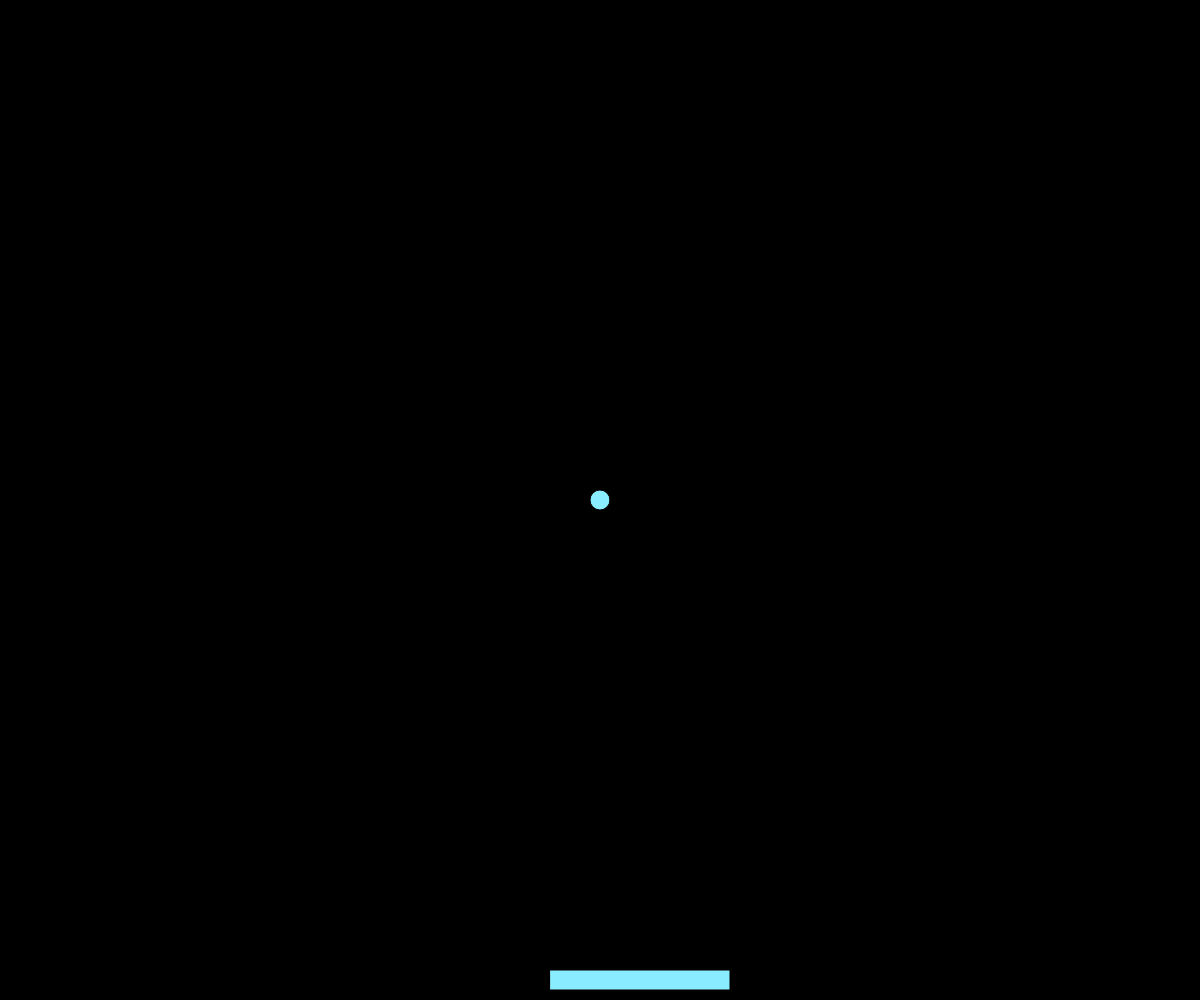
Frame 1 (no input)
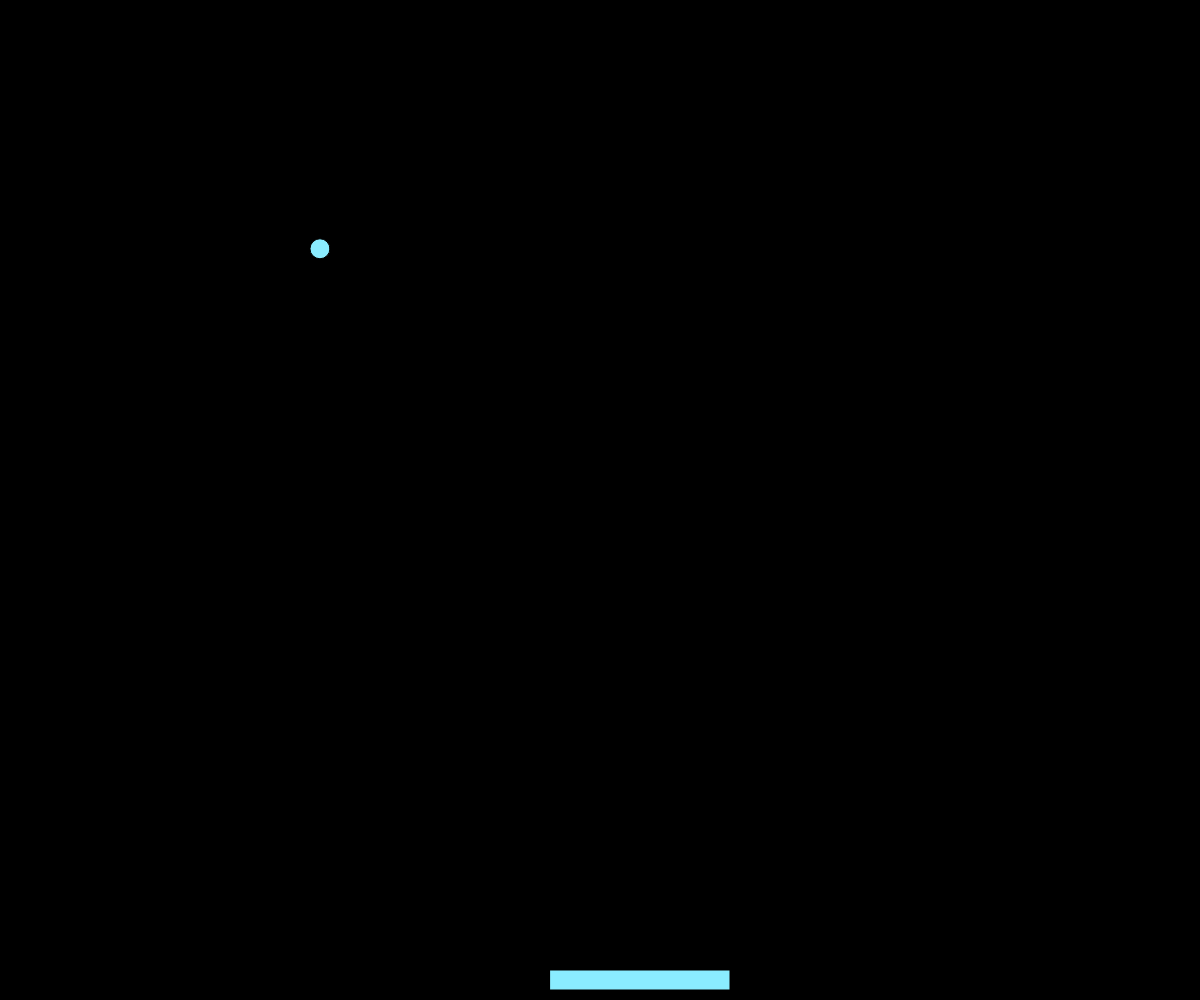
Frame 60 (no input)
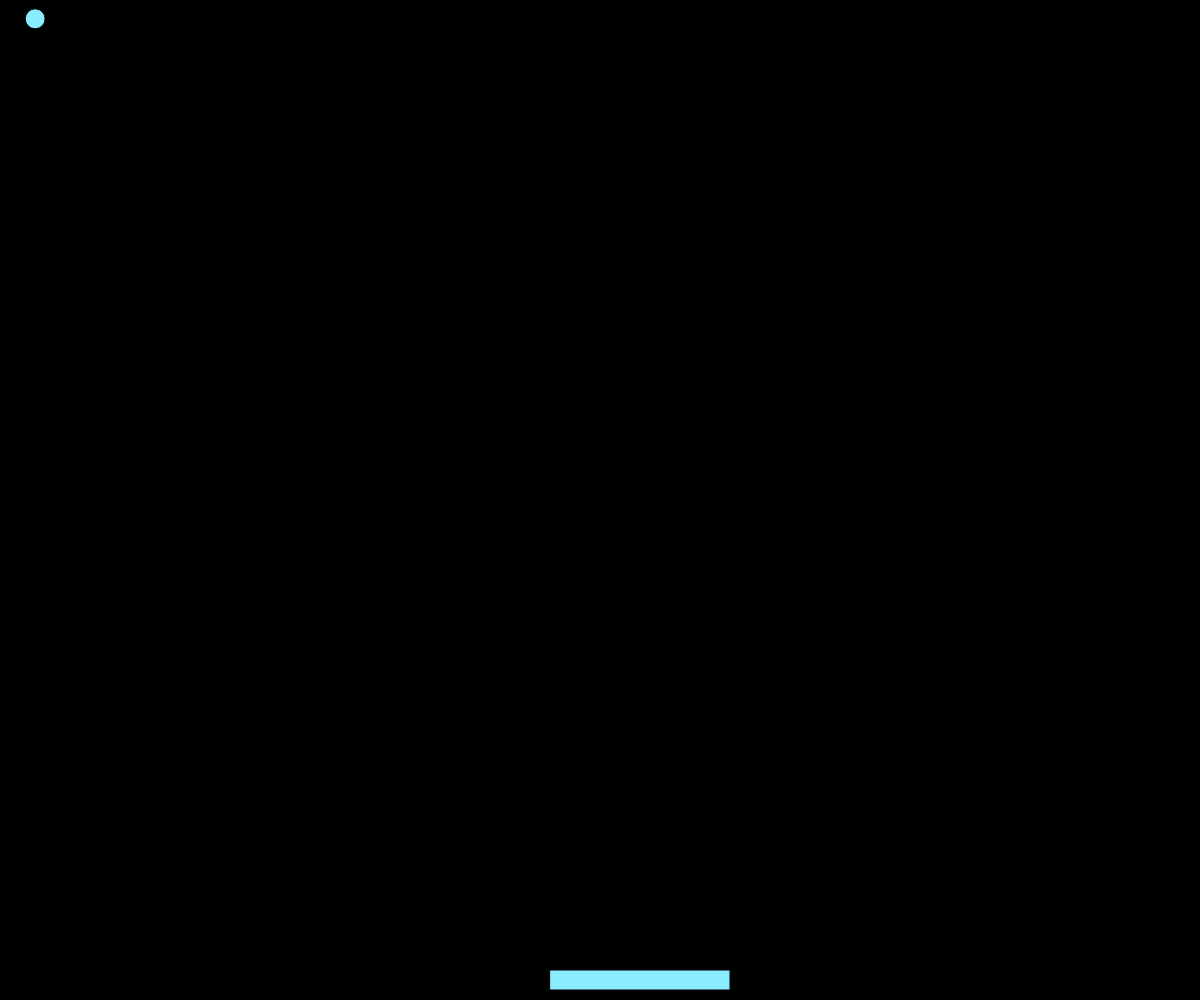
Frame 120 (the mouse pressed at the canvas centre since frame 60)

The p5.js sketch that drew these frames (run headless with seeded random() and noise() and a simulated clock; from frame 60 on, the mouse is pressed at the canvas centre):

// p5.js sketch
// ── sketch.js
// Capstone Coding Project Final
// Dilpreet Singh Sidhu
// 3 May,2024 - Start date
//
// Extra for Experts:
// - describe what you did to take this project "above and beyond"

let BG;
let paddle;
let balls = [];
let bricks = [];
let brickRowCount = 6;
let brickColumnCount = 8;
let brickWidth, brickHeight;
let brickPadding = 10;
let brickOffsetTop = 30;
let brickOffsetLeft = 30;
let score = 0;
let lives = 3;
let powerUps = [];
let paddleBlasters = false;
let multiPaddle = false;
let triplePaddles = [];
let blasterCooldown = 0;


// work needed in draw() column;

function setup() {
  createCanvas(windowWidth, windowHeight);
  paddle = new Paddle();
  createBricks();
  balls.push(new Ball());
}

function draw() {
  background(0);

  paddle.show();
  paddle.move();

  if (multiPaddle) {
    for (let p of triplePaddles) {
      p.show();
    }
  }

  for (let ball of balls) {
    ball.show();
    ball.move();
    ball.checkCollision(paddle);
    if (multiPaddle) {
      for (let p of triplePaddles) {
        ball.checkCollision(p);
      }
    }
  }
}

function createBricks() {
  brickWidth = (width - 2 * brickOffsetLeft) / brickColumnCount - brickPadding;
  brickHeight = 30;
  for (let i = 0; i < brickColumnCount; i++) {
    for (let j = 0; j < brickRowCount; j++) {
      let x = i * (brickWidth + brickPadding) + brickOffsetLeft;
      let y = j * (brickHeight + brickPadding) + brickOffsetTop;
      let special = random() > 0.9 ? (random() > 0.5 ? 'speed' : 'double') : null;
      let chance = random();
      if (chance > 0.95) {
        special = 'passThrough';
      } else if (chance > 0.9) {
        special = 'largeBall';
      } else if (chance > 0.85) {
        special = 'blaster';
      } else if (chance > 0.8) {
        special = 'multiPaddle';
      }
      bricks.push(new Brick(x, y, brickWidth, brickHeight, special));
    }
  }
}

function loseLife() {
  lives--;
  balls = [new Ball()];
}

class Paddle {
  constructor(x = width / 2 - 50) {
    this.width = windowWidth*0.15;
    this.height = 20;
    this.pos = createVector(x, height - this.height - 10);
    this.speed = 10;
  }
  
 
  show() {
    fill(138, 236, 255);
    rect(this.pos.x, this.pos.y, this.width, this.height);
  }
  

  move() {
    if (keyIsDown(LEFT_ARROW)) {
      this.pos.x = constrain(this.pos.x - this.speed, 0, width - this.width);
    } 
    else if (keyIsDown(RIGHT_ARROW)) {
      this.pos.x = constrain(this.pos.x + this.speed, 0, width - this.width);
    }
    
    if (keyIsDown(UP_ARROW)) {
      for (let ball of balls) {
        ball.increaseSpeed();
      }
    }
    else if (keyIsDown(DOWN_ARROW)) {
      for (let ball of balls) {
        ball.decreaseSpeed();
      }
    }
    
    if (paddleBlasters && keyIsDown(32) && blasterCooldown <= 0) { 
      powerUps.push(new Blaster(this.pos.x + this.width / 2, this.pos.y));
      blasterCooldown = 20; 
    }
    
    if (blasterCooldown > 0) {
      blasterCooldown--;
    }
  }
}

class Ball{
  constructor(x = width / 2, y = height / 2) {
    this.pos = createVector(x, y);
    this.radius = 10;
    this.vel = createVector(random(-5, 5), random(-5, -2));
    this.passThrough = false;
  }
  

  show() {
    fill(138, 236, 255);
    ellipse(this.pos.x, this.pos.y, this.radius * 2);
  }
  

  move() {
    this.pos.add(this.vel);
    if (this.pos.x < this.radius || this.pos.x > width - this.radius) {
      this.vel.x *= -1;
    }
    if (this.pos.y < this.radius) {
      this.vel.y *= -1;
    }
  }
  
 
  checkCollision(paddle) {
    if (this.pos.y > height - paddle.height - this.radius &&
        this.pos.x > paddle.pos.x &&
        this.pos.x < paddle.pos.x + paddle.width) {
      let angle = map(this.pos.x, paddle.pos.x, paddle.pos.x + paddle.width, -PI / 4, PI / 4);
      this.vel.x = 5 * cos(angle);
      this.vel.y = -5 * sin(angle);
    }
  }
  

  hits(brick) {
    let d = dist(this.pos.x, this.pos.y, brick.pos.x + brick.width / 2, brick.pos.y + brick.height / 2);
    return d < this.radius + brick.width / 2;
  }  
  

  bounce(brick) {
    if (!this.passThrough) {
      if (this.pos.y < brick.pos.y || this.pos.y > brick.pos.y + brick.height) {
        this.vel.y *= -1;
      } 
      else {
        this.vel.x *= -1;
      }
    }
  }
  
  increaseSpeed() {
    this.vel.mult(1.1);
  }
  

  decreaseSpeed() {
    this.vel.mult(0.9);
  }
  

  increaseSize() {
    this.radius *= 1.5;
  }
}

class Brick {
  constructor(x, y, w, h, special = null) {
    this.pos = createVector(x, y);
    this.width = w;
    this.height = h;
    this.special = special;
  }
  
  show() {
    if (this.special === 'speed') {
      fill(255, 165, 0);
    } 
    else if (this.special === 'double') {
      fill(0, 255, 0);
    }
    else if (this.special === 'passThrough') {
      fill(0, 0, 255);
    } 
    else if (this.special === 'largeBall') {
      fill(255, 0, 255);
    } 
    else if (this.special === 'blaster') {
      fill(255, 255, 0);
    } 
    else if (this.special === 'multiPaddle') {
      fill(255, 192, 203);
    }
    else {
      fill(255, 0, 0);
    }
    rect(this.pos.x, this.pos.y, this.width, this.height);
  }
}

class Blaster{
  constructor(x, y) {
    this.pos = createVector(x, y);
    this.vel = createVector(0, -5);
    this.radius = 5;
  }

  show() {
    fill(255, 255, 0);
    ellipse(this.pos.x, this.pos.y, this.radius * 2);
    this.move();
  }
  
  move() {
    this.pos.add(this.vel);
  }

  hits(brick) {
    let d = dist(this.pos.x, this.pos.y, brick.pos.x + brick.width / 2, brick.pos.y + brick.height / 2);
    return d < this.radius + brick.width / 2;
  }
}
